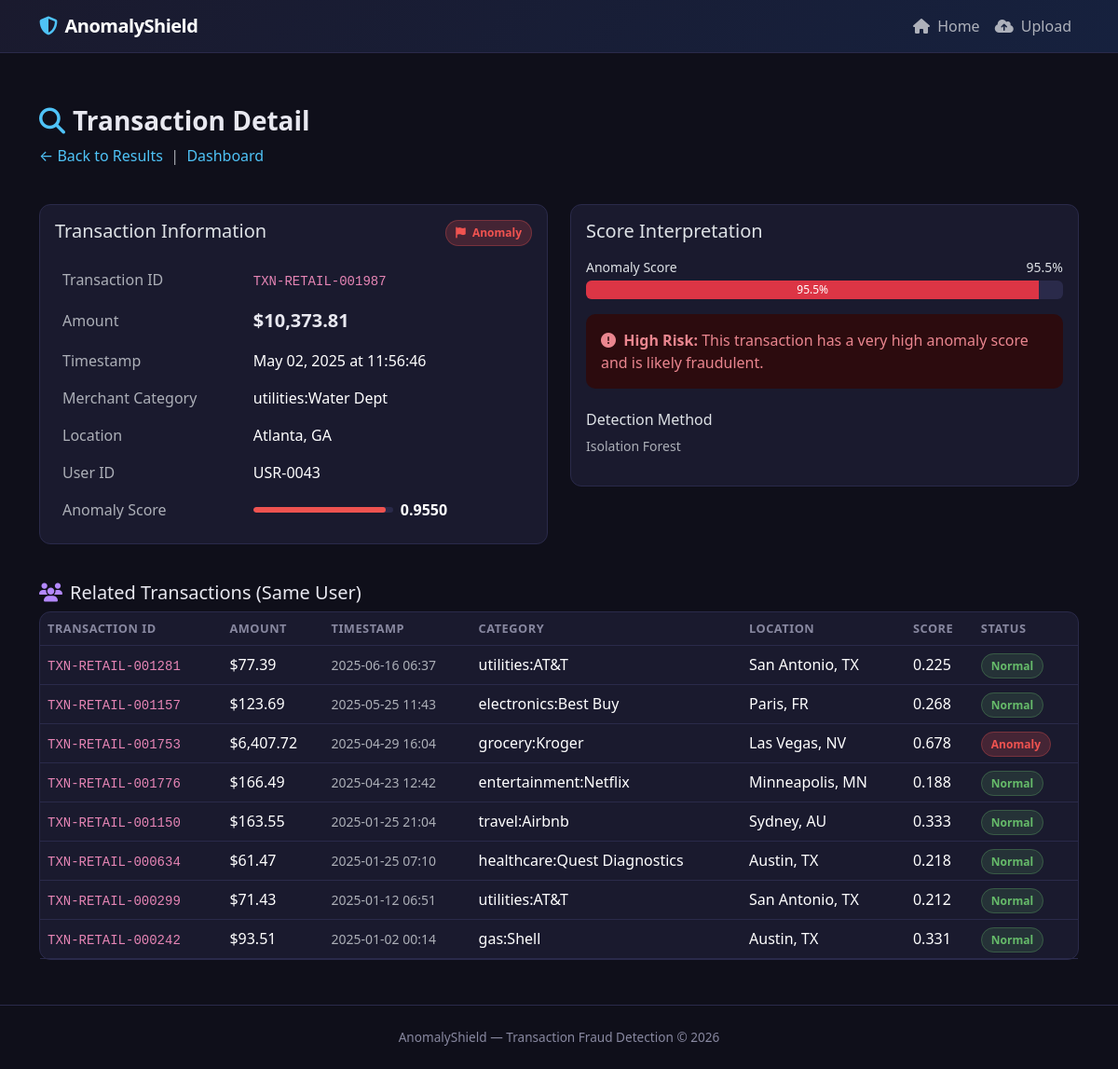
Screenshot of /transaction/1987 with the database file from the repository.
### app/models.py (models this page shows)
class Transaction(db.Model):
    id = db.Column(db.Integer, primary_key=True)
    dataset_id = db.Column(db.Integer, db.ForeignKey("dataset.id"), nullable=False)
    transaction_id = db.Column(db.String(128), nullable=False)
    amount = db.Column(db.Float, nullable=False)
    timestamp = db.Column(db.DateTime, nullable=False)
    merchant_category = db.Column(db.String(128))
    location = db.Column(db.String(256))
    user_id = db.Column(db.String(128))
    is_anomaly = db.Column(db.Boolean, default=False)
    anomaly_score = db.Column(db.Float, default=0.0)

class Dataset(db.Model):
    id = db.Column(db.Integer, primary_key=True)
    filename = db.Column(db.String(256), nullable=False)
    uploaded_at = db.Column(db.DateTime, default=datetime.utcnow)
    total_transactions = db.Column(db.Integer, default=0)
    anomaly_count = db.Column(db.Integer, default=0)
    detection_method = db.Column(db.String(64), default="isolation_forest")
    threshold = db.Column(db.Float, default=0.5)
    transactions = db.relationship("Transaction", backref="dataset", lazy=True)

### app/routes.py (the view)
@main.route("/transaction/<int:txn_id>")
def transaction_detail(txn_id):
    txn = Transaction.query.get_or_404(txn_id)
    dataset = Dataset.query.get_or_404(txn.dataset_id)
    related = (
        Transaction.query.filter(
            Transaction.dataset_id == txn.dataset_id,
            Transaction.user_id == txn.user_id,
            Transaction.id != txn.id,
        )
        .order_by(Transaction.timestamp.desc())
        .limit(20)
        .all()
    )
    return render_template(
        "transaction_detail.html", txn=txn, dataset=dataset, related=related
    )

### app/templates/transaction_detail.html (shortened to what this page needs)
{% extends "base.html" %}
{% block content %}
<div class="page-header">
    <h1><i class="fas fa-search me-2" style="color: var(--accent-blue);"></i>Transaction Detail</h1>
    <p class="text-muted mb-0">
        <a href="{{ url_for('main.results', dataset_id=dataset.id) }}">&larr; Back to Results</a>
        &nbsp;|&nbsp;
        <a href="{{ url_for('main.dashboard', dataset_id=dataset.id) }}">Dashboard</a>
    </p>
</div>
<div class="row mt-4">
    <div class="col-lg-6">
        <div class="card mb-4">
            <div class="card-body">
                <div class="d-flex justify-content-between align-items-start mb-3">
                    <h5 class="mb-0">Transaction Information</h5>
                    {% if txn.is_anomaly %}
                    <span class="badge-anomaly"><i class="fas fa-flag me-1"></i> Anomaly</span>
                    {% else %}
                    <span class="badge-normal">Normal</span>
                    {% endif %}
                </div>
                <table class="table table-borderless mb-0">
                    <tr>
                        <td class="text-muted" style="width:40%">Transaction ID</td>
                        <td><code>{{ txn.transaction_id }}</code></td>
                    </tr>
                    <tr>
                        <td class="text-muted">Amount</td>
                        <td class="fw-bold" style="font-size: 1.25rem; color: var(--accent-red) if txn.is_anomaly else var(--accent-green);">
                            ${{ "{:,.2f}".format(txn.amount) }}
                        </td>
                    </tr>
                    <tr>
                        <td class="text-muted">Timestamp</td>
                        <td>{{ txn.timestamp.strftime('%B %d, %Y at %H:%M:%S') }}</td>
                    </tr>
                    <tr>
                        <td class="text-muted">Merchant Category</td>
                        <td>{{ txn.merchant_category }}</td>
                    </tr>
                    <tr>
                        <td class="text-muted">Location</td>
                        <td>{{ txn.location }}</td>
                    </tr>
                    <tr>
                        <td class="text-muted">User ID</td>
                        <td>{{ txn.user_id }}</td>
                    </tr>
                    <tr>
                        <td class="text-muted">Anomaly Score</td>
                        <td>
                            <div class="d-flex align-items-center gap-2">
                                <div class="score-bar" style="width: 150px;">
                                    <div class="score-bar-fill" style="width: {{ (txn.anomaly_score * 100)|int }}%; background: {{ '#ef5350' if txn.anomaly_score > 0.6 else '#ffa726' if txn.anomaly_score > 0.3 else '#66bb6a' }};"></div>
                                </div>
                                <strong>{{ "%.4f"|format(txn.anomaly_score) }}</strong>
                            </div>
                        </td>
                    </tr>
                </table>
            </div>
        </div>
    </div>
    <div class="col-lg-6">
        <div class="card mb-4">
            <div class="card-body">
                <h5 class="mb-3">Score Interpretation</h5>
                <div class="mb-3">
                    <div class="d-flex justify-content-between mb-1">
                        <small>Anomaly Score</small>
                        <small>{{ "%.1f"|format(txn.anomaly_score * 100) }}%</small>
                    </div>
                    <div class="progress" style="height: 20px; background: var(--border-color);">
                        <div class="progress-bar {{ 'bg-danger' if txn.anomaly_score > 0.6 else 'bg-warning' if txn.anomaly_score > 0.3 else 'bg-success' }}"
                             style="width: {{ (txn.anomaly_score * 100)|int }}%;">
                            {{ "%.1f"|format(txn.anomaly_score * 100) }}%
                        </div>
                    </div>
                </div>
                {% if txn.anomaly_score > 0.7 %}
                <div class="alert alert-danger">
                    <i class="fas fa-exclamation-circle me-1"></i>
                    <strong>High Risk:</strong> This transaction has a very high anomaly score and is likely fraudulent.
                </div>
                {% elif txn.anomaly_score > 0.4 %}
                <div class="alert alert-warning">
                    <i class="fas fa-exclamation-triangle me-1"></i>
                    <strong>Medium Risk:</strong> This transaction shows unusual patterns. Manual review recommended.
                </div>
                {% else %}
                <div class="alert alert-success">
                    <i class="fas fa-check-circle me-1"></i>
                    <strong>Low Risk:</strong> This transaction appears normal based on the analysis.
                </div>
                {% endif %}
                <h6 class="mt-4 mb-2">Detection Method</h6>
                <p class="text-muted small">{{ dataset.detection_method | replace('_', ' ') | title }}</p>
            </div>
        </div>
    </div>
</div>
{% if related %}
<div class="mt-3">
    <h5><i class="fas fa-users me-2" style="color: var(--accent-purple);"></i>Related Transactions (Same User)</h5>
    <div class="card">
        <div class="table-responsive">
            <table class="table mb-0">
                <thead>
                    <tr>
                        <th>Transaction ID</th>
                        <th>Amount</th>
                        <th>Timestamp</th>
                        <th>Category</th>
                        <th>Location</th>
                        <th>Score</th>
                        <th>Status</th>
                    </tr>
                </thead>
                <tbody>
                    {% for t in related %}
                    <tr>
                        <td><code>{{ t.transaction_id }}</code></td>
                        <td>${{ "{:,.2f}".format(t.amount) }}</td>
                        <td class="text-muted small">{{ t.timestamp.strftime('%Y-%m-%d %H:%M') }}</td>
                        <td>{{ t.merchant_category }}</td>
                        <td>{{ t.location }}</td>
                        <td>{{ "%.3f"|format(t.anomaly_score) }}</td>
                        <td>
                            {% if t.is_anomaly %}
                            <span class="badge-anomaly">Anomaly</span>
                            {% else %}
                            <span class="badge-normal">Normal</span>
                            {% endif %}
                        </td>
                    </tr>
                    {% endfor %}
                </tbody>
            </table>
        </div>
    </div>
</div>
{% endif %}
{% endblock %}

### app/templates/base.html (style rules this page uses)
:root { --bg-primary: #0f0f1a; --bg-card: #1a1a2e; --bg-card-hover: #222240; --accent-blue: #4fc3f7; --accent-purple: #b388ff; --accent-red: #ef5350; --accent-green: #66bb6a; --text-primary: #e8e8f0; --text-muted: #8888a0; --border-color: #2a2a4a; }
body { background-color: var(--bg-primary); color: var(--text-primary); font-family: 'Segoe UI', system-ui, -apple-system, sans-serif; min-height: 100vh; }
.card { background: var(--bg-card); border: 1px solid var(--border-color); border-radius: 12px; transition: transform 0.2s, box-shadow 0.2s; }
.table { --bs-table-bg: transparent; color: var(--text-primary); }
.table thead th { border-color: var(--border-color); color: var(--text-muted); font-size: 0.8rem; text-transform: uppercase; letter-spacing: 0.5px; }
.table tbody td { border-color: var(--border-color); vertical-align: middle; }
.badge-anomaly { background: rgba(239, 83, 80, 0.2); color: var(--accent-red); border: 1px solid rgba(239, 83, 80, 0.3); padding: 4px 10px; border-radius: 20px; font-size: 0.75rem; font-weight: 600; }
.badge-normal { background: rgba(102, 187, 106, 0.15); color: var(--accent-green); border: 1px solid rgba(102, 187, 106, 0.3); padding: 4px 10px; border-radius: 20px; font-size: 0.75rem; font-weight: 600; }
.score-bar { height: 6px; background: var(--border-color); border-radius: 3px; overflow: hidden; min-width: 80px; }
.score-bar-fill { height: 100%; border-radius: 3px; transition: width 0.3s; }
.page-header { padding: 2rem 0 1rem; }
.page-header h1 { font-weight: 700; font-size: 1.75rem; }
a { color: var(--accent-blue); text-decoration: none; }
.alert { border-radius: 10px; border: none; }

### rows the page displays
Transaction: transaction_id "TXN-RETAIL-001987", amount "10,373.81", timestamp "May 02, 2025 at 11:56:46", merchant_category "utilities:Water Dept", location "Atlanta, GA", user_id "USR-0043", anomaly_score "0.9550", txn.anomaly_score*100 "95.5"
Dataset: detection_method "Isolation Forest"
Transaction: transaction_id "TXN-RETAIL-001281", amount "77.39", timestamp "2025-06-16 06:37", merchant_category "utilities:AT&T", location "San Antonio, TX", anomaly_score "0.225", is_anomaly "Normal"
Transaction: transaction_id "TXN-RETAIL-001157", amount "123.69", timestamp "2025-05-25 11:43", merchant_category "electronics:Best Buy", location "Paris, FR", anomaly_score "0.268", is_anomaly "Normal"
Transaction: transaction_id "TXN-RETAIL-001753", amount "6,407.72", timestamp "2025-04-29 16:04", merchant_category "grocery:Kroger", location "Las Vegas, NV", anomaly_score "0.678", is_anomaly "Anomaly"
Transaction: transaction_id "TXN-RETAIL-001776", amount "166.49", timestamp "2025-04-23 12:42", merchant_category "entertainment:Netflix", location "Minneapolis, MN", anomaly_score "0.188", is_anomaly "Normal"
Transaction: transaction_id "TXN-RETAIL-001150", amount "163.55", timestamp "2025-01-25 21:04", merchant_category "travel:Airbnb", location "Sydney, AU", anomaly_score "0.333", is_anomaly "Normal"
Transaction: transaction_id "TXN-RETAIL-000634", amount "61.47", timestamp "2025-01-25 07:10", merchant_category "healthcare:Quest Diagnostics", location "Austin, TX", anomaly_score "0.218", is_anomaly "Normal"
Transaction: transaction_id "TXN-RETAIL-000299", amount "71.43", timestamp "2025-01-12 06:51", merchant_category "utilities:AT&T", location "San Antonio, TX", anomaly_score "0.212", is_anomaly "Normal"
Transaction: transaction_id "TXN-RETAIL-000242", amount "93.51", timestamp "2025-01-02 00:14", merchant_category "gas:Shell", location "Austin, TX", anomaly_score "0.331", is_anomaly "Normal"
